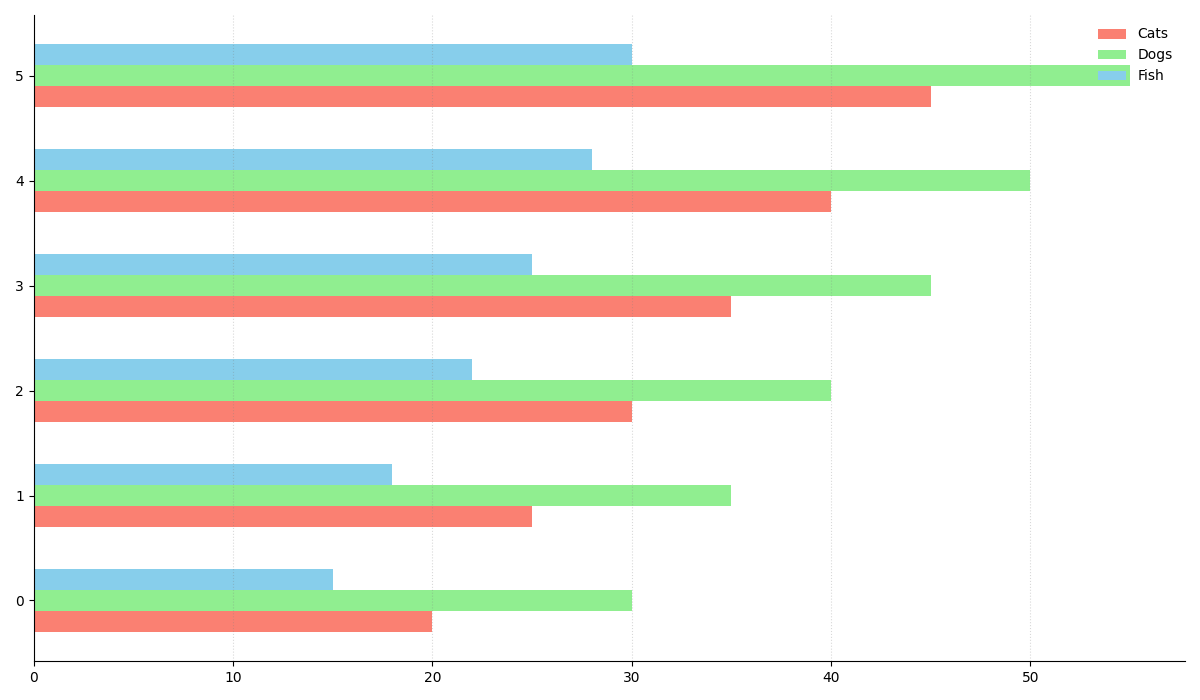

The Python source for this figure:
import matplotlib.pyplot as plt
import numpy as np

months = ['Jan', 'Feb', 'Mar', 'Apr', 'May', 'Jun']
cats = [20, 25, 30, 35, 40, 45]
dogs = [30, 35, 40, 45, 50, 55]
fish = [15, 18, 22, 25, 28, 30]

fig, ax = plt.subplots(figsize=(12, 7))

y = np.arange(len(months))
bar_height = 0.2

# Randomly chosen stylistic changes
ax.barh(y - bar_height, cats, height=bar_height, color='salmon', linestyle='dashed', label='Cats')
ax.barh(y, dogs, height=bar_height, color='lightgreen', linestyle='solid', label='Dogs')
ax.barh(y + bar_height, fish, height=bar_height, color='skyblue', linestyle='dotted', label='Fish')

ax.set_yticks(y)
ax.grid(axis='x', color='gray', linestyle=':', alpha=0.3)

# Alter legend and border
ax.legend(loc='upper right', frameon=False)
ax.spines['top'].set_visible(False)
ax.spines['right'].set_visible(False)

plt.tight_layout()
plt.show()
